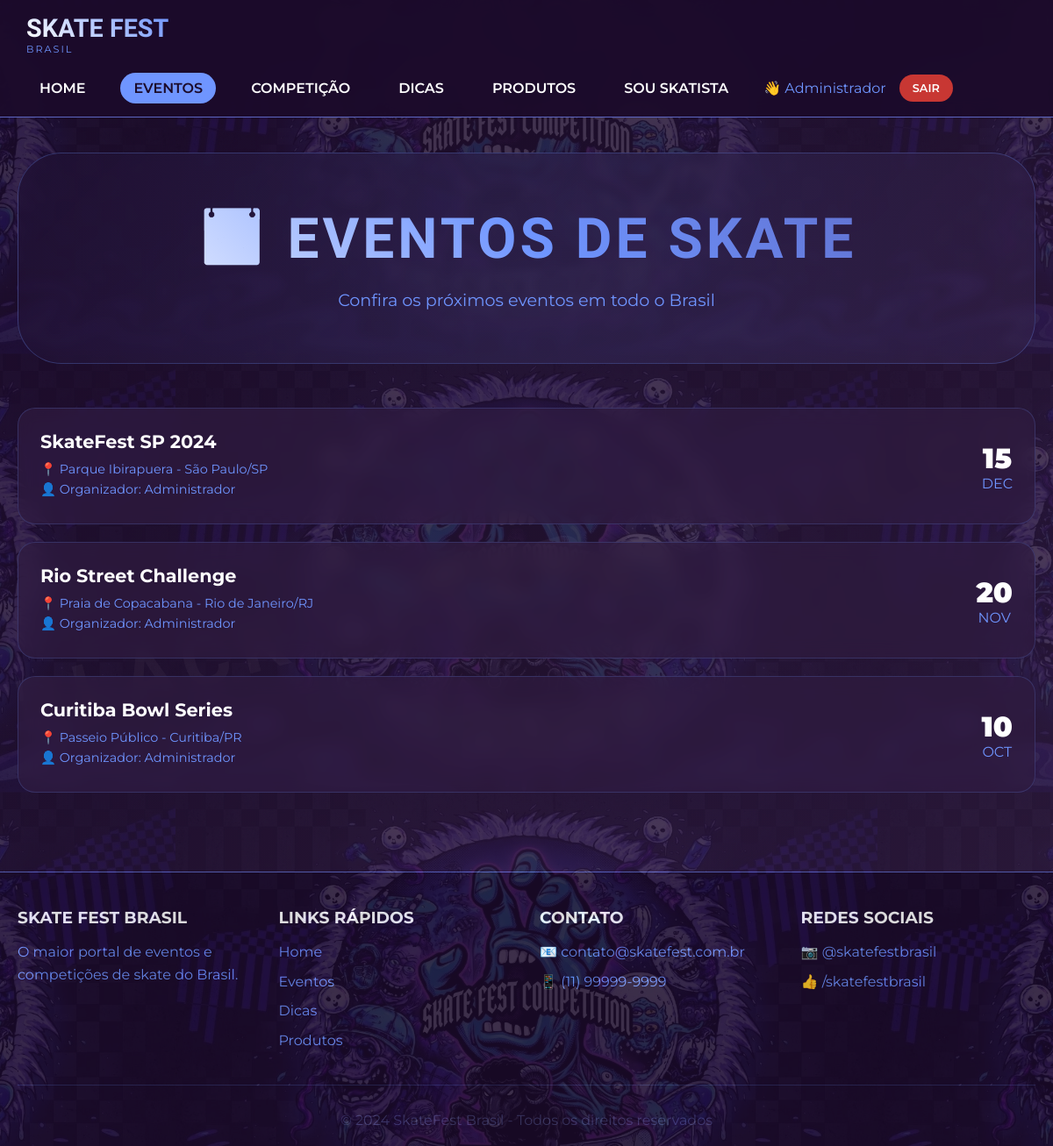
Page /skate_fest/index.php?pagina=eventos (signed in) on the committed database.
### tables this page shows
CREATE TABLE `eventos` (
  `id` int(11) NOT NULL,
  `nome_evento` varchar(100) NOT NULL,
  `data_evento` date NOT NULL,
  `hora_evento` time DEFAULT NULL,
  `cidade` varchar(100) NOT NULL,
  `estado` char(2) NOT NULL,
  `local_evento` varchar(200) NOT NULL,
  `descricao` text DEFAULT NULL,
  `capacidade_maxima` int(11) DEFAULT 100,
  `inscritos` int(11) DEFAULT 0,
  `status` enum('agendado','andamento','finalizado','cancelado') DEFAULT 'agendado',
  `representante_id` int(11) NOT NULL,
  `created_at` timestamp NOT NULL DEFAULT current_timestamp(),
  `updated_at` timestamp NULL DEFAULT NULL ON UPDATE current_timestamp()
);

CREATE TABLE `representantes` (
  `id` int(11) NOT NULL,
  `nome_representante` varchar(100) NOT NULL,
  `email` varchar(100) NOT NULL,
  `senha` varchar(255) NOT NULL,
  `telefone` varchar(20) DEFAULT NULL,
  `ativo` tinyint(4) DEFAULT 1,
  `created_at` timestamp NOT NULL DEFAULT current_timestamp(),
  `updated_at` timestamp NULL DEFAULT NULL ON UPDATE current_timestamp()
);

### skate_fest/index.php (the view, shortened to what this page needs)
<?php
$host = 'localhost';
$dbname = 'skate_fest_competition';
$user = 'root';
$pass = '';
try {
    $pdo = new PDO("mysql:host=$host;dbname=$dbname;charset=utf8mb4", $user, $pass);
    $pdo->setAttribute(PDO::ATTR_ERRMODE, PDO::ERRMODE_EXCEPTION);
} catch(PDOException $e) {
    die("Erro de conexão: " . $e->getMessage());
}
function isRepresentanteLogado() {
    return isset($_SESSION['representante_id']);
}
$pagina = $_GET['pagina'] ?? 'home';
try {
    $eventos = $pdo->query("SELECT e.*, r.nome_representante FROM eventos e LEFT JOIN representantes r ON e.representante_id = r.id ORDER BY e.data_evento DESC")->fetchAll();
} catch(PDOException $e) {
    $eventos = [];
}
?>
<!DOCTYPE html>
<html lang="pt-BR">
<head>
    <link rel="stylesheet" href="https://cdnjs.cloudflare.com/ajax/libs/font-awesome/6.5.1/css/all.min.css">
</head>
<body>
    <nav class="navbar">
        <div class="navbar-container">
            <div class="logo">
                <h1>SKATE FEST</h1>
                <p>BRASIL</p>
            </div>
            <div class="nav-links">
                <a href="?pagina=home" class="<?= $pagina == 'home' ? 'active' : '' ?>">HOME</a>
                <a href="?pagina=eventos" class="<?= $pagina == 'eventos' ? 'active' : '' ?>">EVENTOS</a>
                <?php if(isRepresentanteLogado()): ?>
                    <a href="?pagina=competicao" class="<?= $pagina == 'competicao' ? 'active' : '' ?>">COMPETIÇÃO</a>
                <?php endif; ?>
                <a href="?pagina=dicas" class="<?= $pagina == 'dicas' ? 'active' : '' ?>">DICAS</a>
                <a href="?pagina=produtos" class="<?= $pagina == 'produtos' ? 'active' : '' ?>">PRODUTOS</a>
                <a href="?pagina=cadastro-skatista" class="<?= $pagina == 'cadastro-skatista' ? 'active' : '' ?>">SOU SKATISTA</a>
                <?php if(isRepresentanteLogado()): ?>
                    <div class="user-info">
                        <span>👋 <?= $_SESSION['representante_nome'] ?></span>
                        <a href="?logout=1" class="btn-logout">SAIR</a>
                    </div>
                <?php else: ?>
                    <button class="btn-login" onclick="abrirModalLogin()">ÁREA REPRESENTANTE</button>
                <?php endif; ?>
            </div>
        </div>
    </nav>
    <main class="container">
        <?php if($pagina == 'home'): ?>
            <section class="hero">
                <h1>SKATE FEST BRASIL</h1>
                <p>O maior portal de eventos, competições e cultura do skate no Brasil</p>
                <div class="hero-stats">
                    <div class="hero-stat">
                        <div class="hero-stat-number">+50</div>
                        <div class="hero-stat-label">Eventos Realizados</div>
                    </div>
                    <div class="hero-stat">
                        <div class="hero-stat-number">+5.000</div>
                        <div class="hero-stat-label">Skatistas Participantes</div>
                    </div>
                    <div class="hero-stat">
                        <div class="hero-stat-number">+20</div>
                        <div class="hero-stat-label">Cidades Atendidas</div>
                    </div>
                </div>
                <div class="hero-image">
                    <img src="img/aaaaaa.png" alt="Skate action">
                </div>
            </section>
            <div class="cards-grid">
                <div class="card">
                    <div class="card-icon">🏆</div>
                    <h3>Competições</h3>
                    <p>Participe das melhores competições de skate do Brasil. Sistema de pontuação profissional e ranking atualizado.</p>
                    <?php if(isRepresentanteLogado()): ?>
                        <a href="?pagina=competicao" class="btn">Ver Competições →</a>
                    <?php else: ?>
                        <button class="btn" onclick="abrirModalLogin()">Faça login para acessar →</button>
                    <?php endif; ?>
                </div>
                <div class="card">
                    <div class="card-icon">📅</div>
                    <h3>Eventos</h3>
                    <p>Confira a agenda de eventos de skate em todo o Brasil. Encontre um perto de você e participe!</p>
                    <a href="?pagina=eventos" class="btn">Ver Eventos →</a>
                </div>
                <div class="card">
                    <div class="card-icon">💡</div>
                    <h3>Dicas</h3>
                    <p>Aprenda novas manobras, cuide do seu equipamento e evolua seu estilo com nossos especialistas.</p>
                    <a href="?pagina=dicas" class="btn">Ver Dicas →</a>
                </div>
                <div class="card">
                    <div class="card-icon">🛒</div>
                    <h3>Produtos</h3>
                    <p>As melhores marcas de skate com preços exclusivos para a comunidade SkateFest.</p>
                    <a href="?pagina=produtos" class="btn">Comprar →</a>
                </div>
                <div class="card">
                    <div class="card-icon">👔</div>
                    <h3>Sou Representante</h3>
                    <p>Cadastre seu evento e alcance skatistas de todo o Brasil. Área exclusiva para organizadores.</p>
                    <button class="btn" onclick="abrirModalLogin()">Área Restrita →</button>
                </div>
                <div class="card">
                    <div class="card-icon">🛹</div>
                    <h3>Sou Skatista</h3>
                    <p>Cadastre-se nos eventos, mostre seu talento nas competições e faça parte da maior comunidade de skate do Brasil.</p>
                    <a href="?pagina=cadastro-skatista" class="btn">Me Inscrever →</a>
                </div>
            </div>
        <?php elseif($pagina == 'eventos'): ?>
            <section class="hero">
                <h1>📅 EVENTOS DE SKATE</h1>
                <p>Confira os próximos eventos em todo o Brasil</p>
            </section>
            <div style="display: grid; gap: 20px;">
                <?php if(empty($eventos)): ?>
                    <div class="card" style="text-align: center;">
                        <p>Nenhum evento cadastrado ainda.</p>
                        <?php if(isRepresentanteLogado()): ?>
                            <button class="btn" style="margin-top: 20px;" onclick="abrirModalEvento()">Cadastrar Evento</button>
                        <?php else: ?>
                            <button class="btn" style="margin-top: 20px;" onclick="abrirModalLogin()">Login para cadastrar evento</button>
                        <?php endif; ?>
                    </div>
                <?php else: ?>
                    <?php foreach($eventos as $evento): ?>
                        <div class="evento-card">
                            <div class="evento-info">
                                <h3><?= htmlspecialchars($evento['nome_evento']) ?></h3>
                                <p>📍 <?= htmlspecialchars($evento['local_evento']) ?> - <?= htmlspecialchars($evento['cidade'])?>/<?= htmlspecialchars($evento['estado']) ?></p>
                                <p>👤 Organizador: <?= htmlspecialchars($evento['nome_representante'] ?? 'Desconhecido') ?></p>
                            </div>
                            <div class="evento-data" style="text-align: center;">
                                <div style="font-size: 2rem; font-weight: 900; color: white;"><?= date('d', strtotime($evento['data_evento'])) ?></div>
                                <div style="color: var(--light-blue);"><?= strtoupper(date('M', strtotime($evento['data_evento']))) ?></div>
                            </div>
                        </div>
                    <?php endforeach; ?>
                <?php endif; ?>
            </div>
        <?php endif; ?>
    </main>
    <footer class="footer">
        <div class="footer-content">
            <div class="footer-section"><h3>SKATE FEST BRASIL</h3><p>O maior portal de eventos e competições de skate do Brasil.</p></div>
            <div class="footer-section"><h3>LINKS RÁPIDOS</h3><a href="?pagina=home">Home</a><a href="?pagina=eventos">Eventos</a><a href="?pagina=dicas">Dicas</a><a href="?pagina=produtos">Produtos</a></div>
            <div class="footer-section"><h3>CONTATO</h3><p>📧 contato@skatefest.com.br</p><p>📱 (11) 99999-9999</p></div>
            <div class="footer-section"><h3>REDES SOCIAIS</h3><p>📷 @skatefestbrasil</p><p>👍 /skatefestbrasil</p></div>
        </div>
        <div class="footer-bottom"><p>&copy; 2024 SkateFest Brasil - Todos os direitos reservados</p></div>
    </footer>
</body>
</html>

### skate_fest/index.php (style rules this page uses)
* { margin: 0; padding: 0; box-sizing: border-box; }
:root { --deep-purple: #1C0B2B; --mid-purple: #301C41; --soft-purple: #413B6B; --vibrant-blue: #5C65C0; --light-blue: #6F95FF; --white: #FFFFFF; --off-white: #F5F5F5; --shadow: rgba(0, 0, 0, 0.3); }
body { font-family: 'Montserrat', sans-serif; background: linear-gradient(135deg, var(--deep-purple) 0%, var(--mid-purple) 100%); min-height: 100vh; position: relative; overflow-x: hidden; }
body::before { content: ""; position: fixed; top: 0; left: 0; width: 100%; height: 100%; background-image: url('img/logo.png'); background-repeat: repeat; background-position: center; background-size: 800px 500px; opacity: 0.15; pointer-events: none; z-index: 0; }
body::after { content: "BLACK SHEEP SKATE CO."; position: fixed; top: 50%; left: 50%; transform: translate(-50%, -50%) rotate(-15deg); font-family: 'Barlow Condensed', 'Arial Black', sans-serif; font-weight: 900; font-size: 85px; color: rgba(255, 255, 255, 0.04); white-space: nowrap; letter-spacing: 12px; pointer-events: none; z-index: 0; text-align: center; width: 100%; text-transform: uppercase; }
.navbar { background: rgba(28, 11, 43, 0.95); backdrop-filter: blur(10px); padding: 15px 30px; position: sticky; top: 0; z-index: 1000; border-bottom: 1px solid var(--vibrant-blue); }
.navbar-container { max-width: 1400px; margin: 0 auto; display: flex; justify-content: space-between; align-items: center; flex-wrap: wrap; gap: 20px; }
.logo h1 { font-family: 'Barlow Condensed', sans-serif; font-size: 1.8rem; background: linear-gradient(45deg, var(--white), var(--light-blue)); -webkit-background-clip: text; -webkit-text-fill-color: transparent; }
.logo p { color: var(--light-blue); font-size: 0.7rem; letter-spacing: 2px; }
.nav-links { display: flex; gap: 25px; flex-wrap: wrap; align-items: center; }
.nav-links a { color: var(--white); text-decoration: none; font-weight: 600; transition: all 0.3s ease; padding: 8px 15px; border-radius: 25px; }
.nav-links a:hover, .nav-links a.active { background: var(--light-blue); color: var(--deep-purple); }
.user-info { color: var(--light-blue); display: flex; align-items: center; gap: 15px; }
.btn-logout { background: rgba(244, 67, 54, 0.8); padding: 5px 12px; border-radius: 20px; font-size: 0.8rem; text-decoration: none; color: white; }
.container { max-width: 1400px; margin: 0 auto; padding: 40px 20px; position: relative; z-index: 1; }
.hero { text-align: center; padding: 60px 20px; background: linear-gradient(135deg, rgba(28, 11, 43, 0.8), rgba(48, 28, 65, 0.6)); border-radius: 50px; margin-bottom: 50px; backdrop-filter: blur(5px); border: 1px solid rgba(111, 149, 255, 0.3); position: relative; overflow: hidden; }
.hero::before { content: ""; position: absolute; top: -50%; left: -50%; width: 200%; height: 200%; background: radial-gradient(circle, rgba(111,149,255,0.1) 0%, transparent 70%); animation: rotate 20s linear infinite; }
.hero h1 { font-family: 'Barlow Condensed', sans-serif; font-size: 4rem; background: linear-gradient(45deg, var(--white), var(--light-blue), var(--vibrant-blue)); -webkit-background-clip: text; -webkit-text-fill-color: transparent; margin-bottom: 20px; position: relative; z-index: 1; letter-spacing: 4px; }
.hero p { color: var(--light-blue); font-size: 1.2rem; max-width: 700px; margin: 0 auto; position: relative; z-index: 1; }
.footer { background: rgba(28, 11, 43, 0.95); padding: 40px 20px 20px; margin-top: 50px; border-top: 1px solid var(--vibrant-blue); }
.footer-content { max-width: 1400px; margin: 0 auto; display: grid; grid-template-columns: repeat(auto-fit, minmax(250px, 1fr)); gap: 30px; }
.footer-section h3 { color: var(--white); margin-bottom: 15px; }
.footer-section p, .footer-section a { color: var(--light-blue); line-height: 1.6; text-decoration: none; display: block; margin: 8px 0; }
.footer-bottom { text-align: center; padding-top: 30px; margin-top: 30px; border-top: 1px solid rgba(111, 149, 255, 0.2); color: var(--soft-purple); }
.evento-card { background: rgba(48, 28, 65, 0.7); backdrop-filter: blur(10px); border-radius: 20px; padding: 25px; display: flex; justify-content: space-between; align-items: center; flex-wrap: wrap; gap: 20px; border: 1px solid rgba(111, 149, 255, 0.2); transition: all 0.3s ease; }
.evento-info h3 { color: var(--white); margin-bottom: 10px; font-size: 1.3rem; }
.evento-info p { color: var(--light-blue); margin: 5px 0; font-size: 0.9rem; }

### rows in the picture
eventos: nome_evento "SkateFest SP 2024", local_evento "Parque Ibirapuera", cidade "São Paulo", estado "SP", representante.nome_representante "Administrador", data_evento "15", data_evento "DEC"
eventos: nome_evento "Rio Street Challenge", local_evento "Praia de Copacabana", cidade "Rio de Janeiro", estado "RJ", representante.nome_representante "Administrador", data_evento "20", data_evento "NOV"
eventos: nome_evento "Curitiba Bowl Series", local_evento "Passeio Público", cidade "Curitiba", estado "PR", representante.nome_representante "Administrador", data_evento "10", data_evento "OCT"

### other values in the picture
$_SESSION['representante_nome'] "Administrador"
